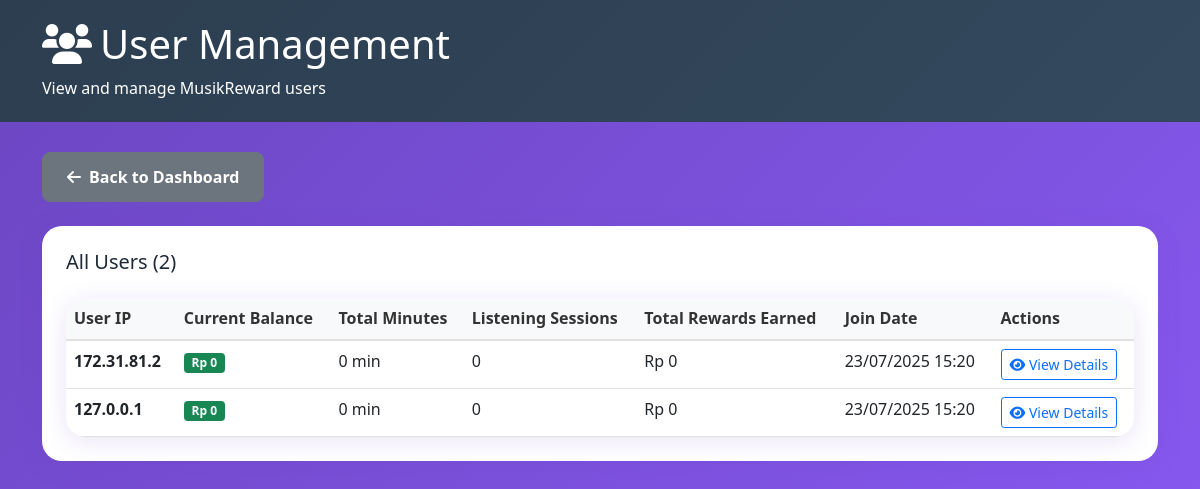
The page /admin/users.php (signed in) on the database as committed earlier.
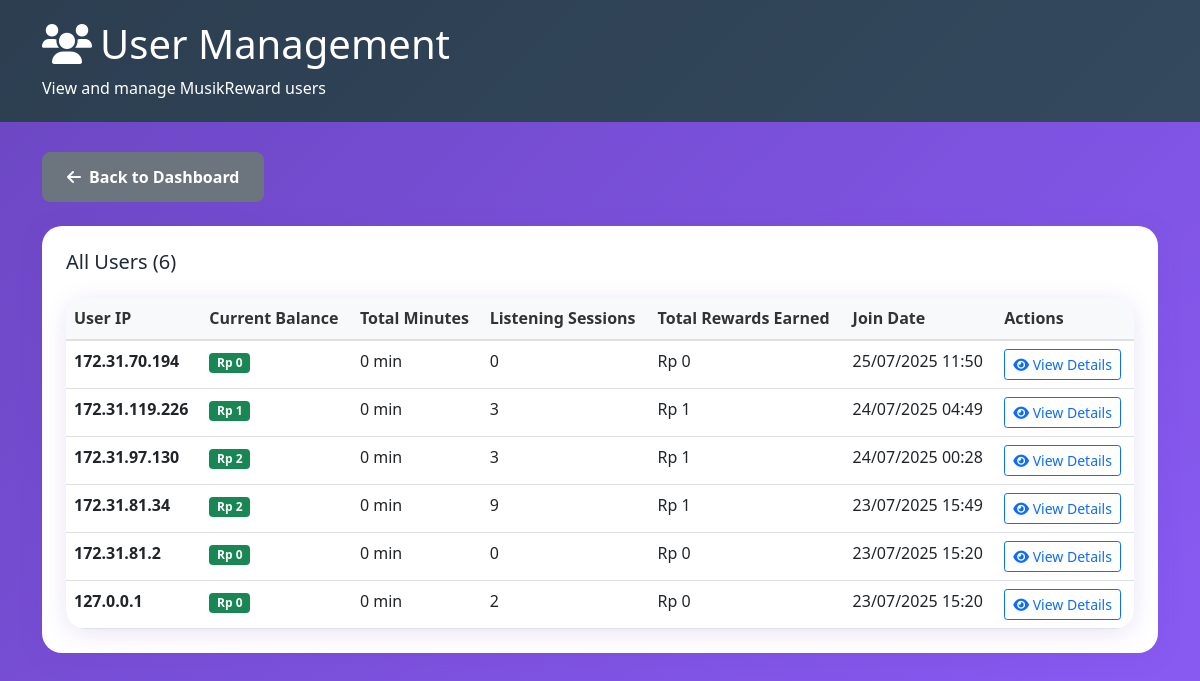
The same page on the database as committed later.
### tables this page shows
CREATE TABLE users (
            id INTEGER PRIMARY KEY AUTOINCREMENT,
            user_ip TEXT NOT NULL UNIQUE,
            balance REAL DEFAULT 0.00,
            total_minutes INTEGER DEFAULT 0,
            created_at DATETIME DEFAULT CURRENT_TIMESTAMP
        );

### admin/users.php (the view, shortened to what this page needs)
<?php
require_once '../config/database.php';
$stmt = $pdo->query("
    SELECT u.*,
           COUNT(ls.id) as listening_sessions,
           SUM(ls.minutes_listened) as total_minutes_listened,
           SUM(ls.reward_earned) as total_rewards_earned
    FROM users u
    LEFT JOIN listening_sessions ls ON u.user_ip = ls.user_ip
    GROUP BY u.id
    ORDER BY u.created_at DESC
");
$users = $stmt->fetchAll();
?>
<!DOCTYPE html>
<html lang="id">
<head>
    <link href="https://cdn.jsdelivr.net/npm/bootstrap@5.1.3/dist/css/bootstrap.min.css" rel="stylesheet">
    <link href="https://cdnjs.cloudflare.com/ajax/libs/font-awesome/6.0.0/css/all.min.css" rel="stylesheet">
    <link href="../assets/css/style.css" rel="stylesheet">
</head>
<body>
    <div class="admin-header">
        <div class="container">
            <h1><i class="fas fa-users me-2"></i>User Management</h1>
            <p class="mb-0">View and manage MusikReward users</p>
        </div>
    </div>
    <div class="container">
        <div class="row">
            <div class="col-md-12 mb-4">
                <a href="index.php" class="btn btn-secondary">
                    <i class="fas fa-arrow-left me-2"></i>Back to Dashboard
                </a>
            </div>
        </div>
        <div class="admin-card">
            <h5 class="mb-4">All Users (<?= count($users) ?>)</h5>
            <div class="table-responsive">
                <table class="table">
                    <thead>
                        <tr>
                            <th>User IP</th>
                            <th>Current Balance</th>
                            <th>Total Minutes</th>
                            <th>Listening Sessions</th>
                            <th>Total Rewards Earned</th>
                            <th>Join Date</th>
                            <th>Actions</th>
                        </tr>
                    </thead>
                    <tbody>
                        <?php foreach ($users as $user): ?>
                        <tr>
                            <td>
                                <strong><?= htmlspecialchars($user['user_ip']) ?></strong>
                            </td>
                            <td>
                                <span class="badge bg-success">
                                    Rp <?= number_format($user['balance'], 0, ',', '.') ?>
                                </span>
                            </td>
                            <td><?= number_format($user['total_minutes'] ?: 0) ?> min</td>
                            <td><?= number_format($user['listening_sessions'] ?: 0) ?></td>
                            <td>Rp <?= number_format($user['total_rewards_earned'] ?: 0, 0, ',', '.') ?></td>
                            <td><?= date('d/m/Y H:i', strtotime($user['created_at'])) ?></td>
                            <td>
                                <button class="btn btn-sm btn-outline-primary" onclick="viewUserDetails('<?= $user['user_ip'] ?>')">
                                    <i class="fas fa-eye"></i> View Details
                                </button>
                            </td>
                        </tr>
                        <?php endforeach; ?>
                    </tbody>
                </table>
            </div>
        </div>
    </div>
</body>
</html>

### assets/css/style.css (style rules this page uses)
:root { --primary-color: #6B46C1; --secondary-color: #8B5CF6; --tertiary-color: #3B82F6; --accent-color: #92400E; --success-color: #10B981; --background-color: #F8FAFC; --wave-gradient: linear-gradient(135deg, #6B46C1 0%, #8B5CF6 25%, #3B82F6 50%, #92400E 75%, #6B46C1 100%); --card-shadow: 0 4px 25px rgba(107, 70, 193, 0.15); --border-radius: 20px; }
* { margin: 0; padding: 0; box-sizing: border-box; }
body { font-family: 'Segoe UI', Tahoma, Geneva, Verdana, sans-serif; background: var(--wave-gradient); background-size: 400% 400%; animation: waveAnimation 15s ease-in-out infinite; line-height: 1.6; color: #1F2937; min-height: 100vh; }
.btn-secondary { border-radius: 8px; padding: 12px 24px; font-weight: 600; }
.admin-header { background: linear-gradient(135deg, #2C3E50, #34495E); color: white; padding: 20px; margin-bottom: 30px; }
.admin-card { background: white; border-radius: var(--border-radius); box-shadow: var(--card-shadow); padding: 24px; margin-bottom: 24px; }
.table-responsive { border-radius: var(--border-radius); overflow: hidden; box-shadow: var(--card-shadow); }
.table { margin-bottom: 0; }
.table thead th { background-color: #F8F9FA; border-bottom: 2px solid #E0E0E0; font-weight: 600; color: #333; }

Rows that differ between the two databases and show on the page:
added users: user_ip "172.31.70.194", balance "0", total_minutes "0", listening_sessions "0", total_rewards_earned "0", created_at "25/07/2025 11:50"
added users: user_ip "172.31.119.226", balance "1", total_minutes "0", listening_sessions "3", total_rewards_earned "1", created_at "24/07/2025 04:49"
added users: user_ip "172.31.97.130", balance "2", total_minutes "0", listening_sessions "3", total_rewards_earned "1", created_at "24/07/2025 00:28"
added users: user_ip "172.31.81.34", balance "2", total_minutes "0", listening_sessions "9", total_rewards_earned "1", created_at "23/07/2025 15:49"
computed for users (number 6 of 6 on the later page): listening_sessions "0" → "2"
Other text that changed with them:
count($users): "2" → "6"
